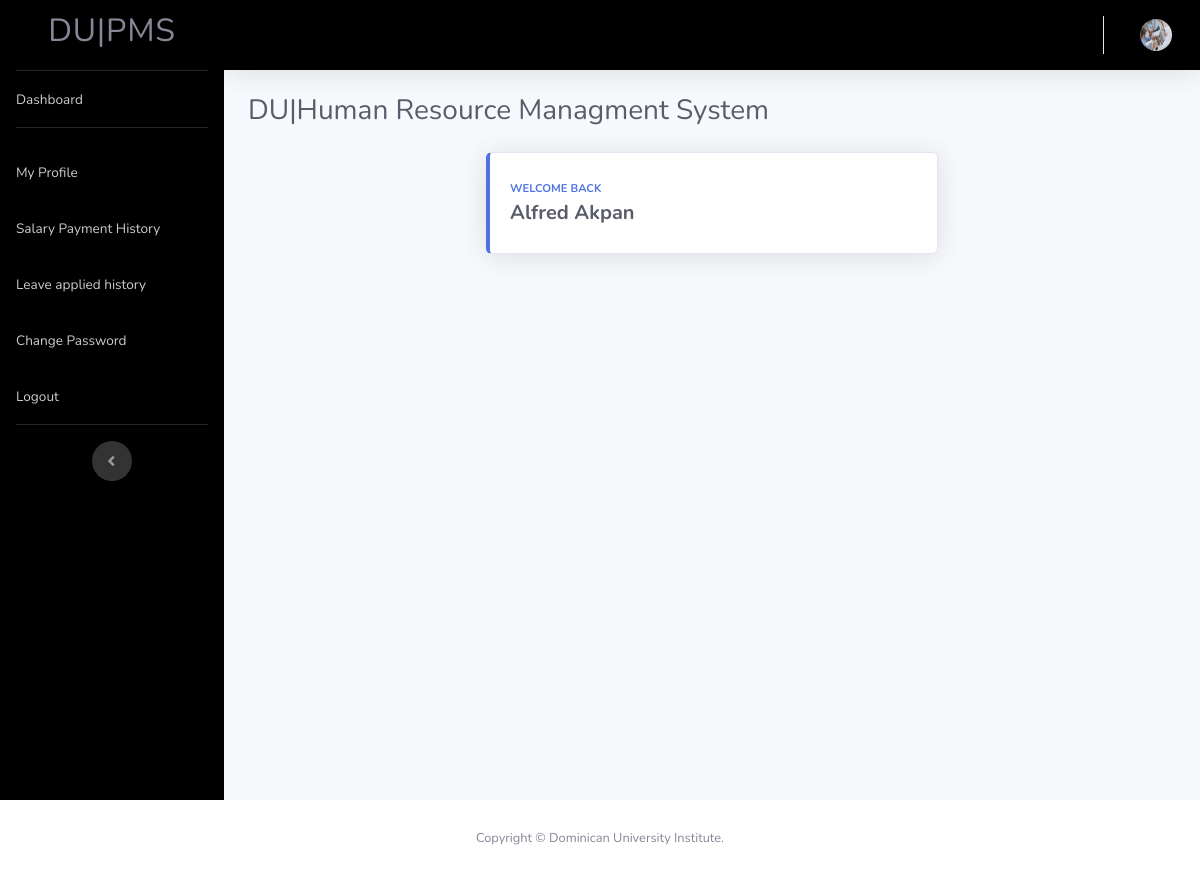
The app's page /erms/welcome.php (signed in) with its own data.
### tables this page shows
CREATE TABLE `empprofile` (
  `ID` int(250) NOT NULL,
  `profilpic` varchar(20) NOT NULL,
  `Firstname` varchar(250) NOT NULL,
  `Lastname` varchar(250) NOT NULL,
  `Empcode` int(250) NOT NULL,
  `EmpDept` varchar(250) NOT NULL,
  `EmpDesignation` varchar(250) NOT NULL,
  `EmpContactNo` varchar(250) NOT NULL,
  `email` varchar(250) NOT NULL,
  `gender` varchar(250) NOT NULL,
  `password` varchar(250) NOT NULL,
  `EmpJoingdate` varchar(250) NOT NULL
);

### erms/welcome.php (the view, shortened to what this page needs)
<?php
include('includes/dbconnection.php');
if(strlen($_SESSION['uid']==0)){
	header('location:logout.php');
}
else {
?>
<!DOCTYPE html>
<html lang="en">
<head>
  <link href="vendor/fontawesome-free/css/all.min.css" rel="stylesheet" type="text/css">
  <link href="css/sb-admin-2.min.css" rel="stylesheet">
</head>
<body id="page-top">
  <div id="wrapper">
    <?php include_once('includes/sidebar.php');?>
    <div id="content-wrapper" class="d-flex flex-column">
      <div id="content">
       <?php include_once('includes/header.php');?>
        <div class="container-fluid">
          <div class="d-sm-flex align-items-center justify-content-between mb-4">
            <h1 class="h3 mb-0 text-gray-800">DU|Human Resource Managment System </h1>
                   </div>
          <div class="row">
<div class="col-xl-3 col-md-6 mb-4"></div>
            <div class="col-xl-6 col-md-6 mb-4">
              <div class="card border-left-primary shadow h-100 py-2">
                <div class="card-body">
                  <div class="row no-gutters align-items-center">
                    <div class="col mr-2">
                      <div class="text-xs font-weight-bold text-primary text-uppercase mb-1">Welcome Back</div>
                      <?php
$empid=$_SESSION['uid'];
$ret=mysqli_query($con,"SELECT * from empprofile where ID='$empid'");
$row=mysqli_fetch_array($ret);
$fname=$row['Firstname'];
$lname=$row['Lastname'];
?>
                      <div class="h5 mb-0 font-weight-bold text-gray-800"><?php echo $fname." ".$lname; ?></div>
                    </div>
                  </div>
                </div>
              </div>
            </div>
          </div>
        </div>
          </div>
        </div>
      </div>
       <?php include_once('includes/footer.php');?>
</body>
</html>
</html>
<?php
}
?>

### erms/includes/header.php (shortened to what this page needs)
<?php
include('includes/dbconnection.php');
 ?>
 <nav class="navbar navbar-expand navbar-light  topbar mb-4 static-top shadow" style="background-color: black;">
          <ul class="navbar-nav ml-auto">
            <li class="nav-item dropdown no-arrow">
              <div class="nav-link dropdown-toggle" href="#" id="userDropdown" role="button" data-toggle="dropdown" aria-haspopup="true" aria-expanded="false">
<?php
$empid=$_SESSION['uid'];
$ret=mysqli_query($con, "SELECT * FROM empprofile WHERE ID='$empid'");
$row=mysqli_fetch_array($ret);
$img=$row['profilpic'];
?>
                <img  class="img-profile rounded-circle" src="img/emprofilepic/<?= $img ?>" alt="profilpic" width="100" height="50">
              </div>
            </li>
          </ul>
        </nav>

### records on screen
empprofile: profilpic (picture), Firstname "Alfred", Lastname "Akpan"
